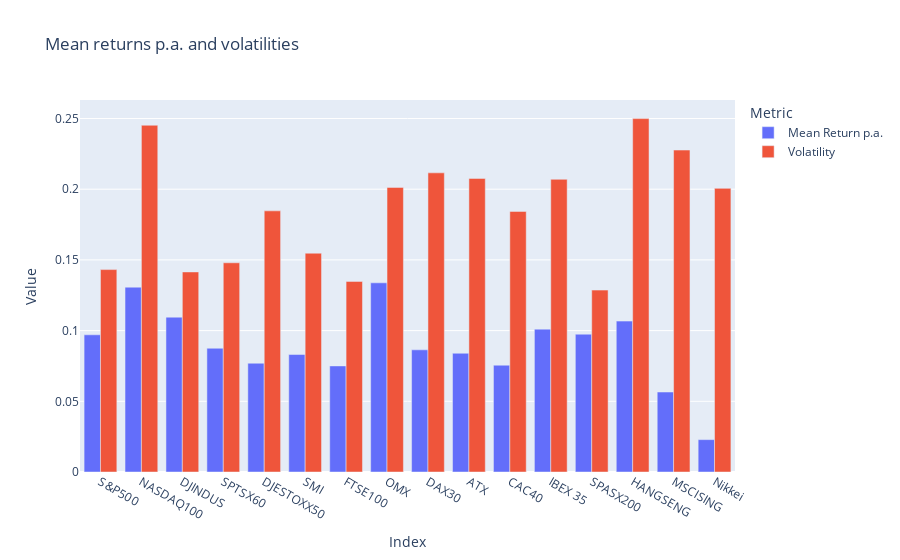

Write notebook code for a chart like this one.
### Markdown cell above
2. Calculate mean returns and volatilities over the total period

### Code cell
returns = data.copy()
for index in data.columns[1:]:
    for i in range(1, len(data[index])):
        returns.loc[i, index] = np.log(data.loc[i, index] / data.loc[i - 1, index])

# First row needs to be removed as it is 100% return
returns = returns.drop(0)

# print(returns.info())
# print(returns.head())

# Mean and SD (volatility) of the returns
results_list = []
for index in returns.columns[1:]:
    mean_return = math.exp(returns[index].mean()*12)-1
    std_return = returns[index].std()*math.sqrt(12)
    results_list.append({'Index': index, 'Mean Return p.a.': mean_return, 'Volatility': std_return})

results = pd.DataFrame(results_list)
results_melted = results.melt(id_vars='Index', value_vars=['Mean Return p.a.', 'Volatility'], var_name='Metric', value_name='Value')
fig = px.bar(results_melted, x='Index', y='Value', color='Metric', barmode='group', title='Mean returns p.a. and volatilities')
fig.show()

### Figure 1 — Plotly figure (JSON) as saved in the notebook; plotly's stock layout.template omitted (floating-point values rounded to 4 significant figures)
{"data": [{"alignmentgroup": "True", "hovertemplate": "Metric=Mean Return p.a.<br>Index=%{x}<br>Value=%{y}<extra></extra>", "legendgroup": "Mean Return p.a.", "marker": {"color": "#636efa", "pattern": {"shape": ""}}, "name": "Mean Return p.a.", "offsetgroup": "Mean Return p.a.", "orientation": "v", "showlegend": true, "textposition": "auto", "type": "bar", "x": ["S&P500", "NASDAQ100", "DJINDUS", "SPTSX60", "DJESTOXX50", "SMI", "FTSE100", "OMX", "DAX30", "ATX", "CAC40", "IBEX 35", "SPASX200", "HANGSENG", "MSCISING", "Nikkei"], "xaxis": "x", "y": [0.09703, 0.1307, 0.1095, 0.08752, 0.07693, 0.08307, 0.07502, 0.1338, 0.0864, 0.08397, 0.07553, 0.101, 0.09746, 0.1067, 0.05655, 0.02289], "yaxis": "y"}, {"alignmentgroup": "True", "hovertemplate": "Metric=Volatility<br>Index=%{x}<br>Value=%{y}<extra></extra>", "legendgroup": "Volatility", "marker": {"color": "#EF553B", "pattern": {"shape": ""}}, "name": "Volatility", "offsetgroup": "Volatility", "orientation": "v", "showlegend": true, "textposition": "auto", "type": "bar", "x": ["S&P500", "NASDAQ100", "DJINDUS", "SPTSX60", "DJESTOXX50", "SMI", "FTSE100", "OMX", "DAX30", "ATX", "CAC40", "IBEX 35", "SPASX200", "HANGSENG", "MSCISING", "Nikkei"], "xaxis": "x", "y": [0.1431, 0.2452, 0.1415, 0.148, 0.1847, 0.1547, 0.1348, 0.2013, 0.2116, 0.2076, 0.1843, 0.207, 0.1286, 0.2499, 0.2277, 0.2006], "yaxis": "y"}], "layout": {"barmode": "group", "legend": {"title": {"text": "Metric"}, "tracegroupgap": 0}, "title": {"text": "Mean returns p.a. and volatilities"}, "xaxis": {"anchor": "y", "domain": [0, 1], "title": {"text": "Index"}}, "yaxis": {"anchor": "x", "domain": [0, 1], "title": {"text": "Value"}}}}
